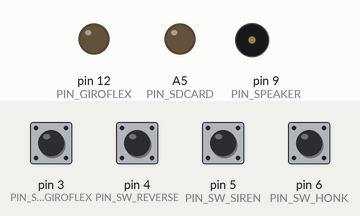
Bench run of a sketch on a simulated Arduino Uno, built with avr-gcc and run on an emulated ATmega328P. Parts: output pins drawn as LEDs (lit = HIGH), buzzer (waves = sounding). Inputs (shaded band) come from the test bench; at power-on: pin 3 (PIN_SW_GIROFLEX), pin 4 (PIN_SW_REVERSE), pin 5 (PIN_SW_SIREN), pin 6 (PIN_SW_HONK) HIGH. Storage starts empty; the audio player accepts every command and is not drawn.

Above: at 1.2 s.
1.3 s: pin 3 (PIN_SW_GIROFLEX) pulled LOW for 0.15 s
At 1.45 s:
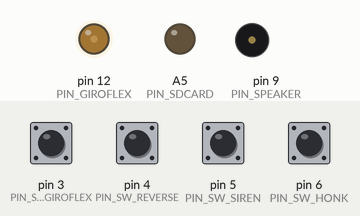
3.0 s: pin 4 (PIN_SW_REVERSE) pulled LOW for 0.15 s
At 3.7 s:
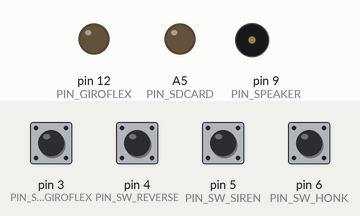
4.6 s: pin 5 (PIN_SW_SIREN) pulled LOW for 1 s
7.2 s: pin 5 (PIN_SW_SIREN) pulled LOW for 0.15 s
At 8.2 s:
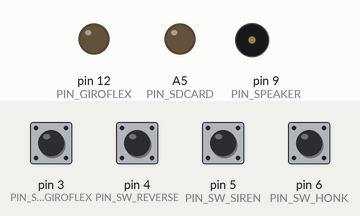
Timing chart, 0 to 10.0 s (numbered marks = the images above; inputs shaded):
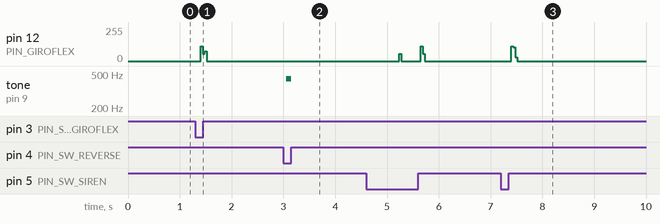

Measured:
- after the input at 1.3 s, pin 12 (PIN_GIROFLEX): 0/255 → 111/255 after 0.10 s, → 56/255 0.04 s later, → 74/255 0.04 s later, → 0/255 0.04 s later
- after the input at 3.0 s, tone on pin 9 (PIN_SPEAKER): silent → 440 Hz after 0.05 s, → silent 0.10 s later
- after the input at 7.2 s, pin 12 (PIN_GIROFLEX): 0/255 → 111/255 after 0.20 s, → 103/255 0.04 s later, → 27/255 0.04 s later, → 0/255 0.04 s later

The sketch:

motoca.ino
```cpp
// (licence header left out)
#define DISABLE_SPEAKER2
//#define DEBUG

#include <SD.h>
#include <TMRpcm.h>
#include <SPI.h>

#define PIN_SDCARD A5
#define PIN_SW_GIROFLEX 3       // a
#define PIN_SW_REVERSE 4        // b
#define PIN_SW_SIREN 5          // c
#define PIN_SW_HONK 6           // d
#define PIN_SPEAKER 9           // DON'T TOUCH
#define PIN_SENSOR_ECHO 10
#define PIN_SENSOR_TRIGGER 11
#define PIN_GIROFLEX 12

#ifdef DEBUG
#define DPRINT(x) Serial.print(x)
#define DPRINTLN(x) Serial.println(x)
#else
#define DPRINT(x)
#define DPRINTLN(x)
#endif

TMRpcm audio;   // create an object for use in this sketch
int giroflex_mode = 0;
int last_state = -1;
int count_siren = 0;

void setup() {
  pinMode(PIN_SW_GIROFLEX, INPUT_PULLUP);
  pinMode(PIN_SW_REVERSE, INPUT_PULLUP);
  pinMode(PIN_SW_SIREN, INPUT_PULLUP);
  pinMode(PIN_SW_HONK, INPUT_PULLUP);
  pinMode(PIN_SENSOR_ECHO, INPUT);
  pinMode(PIN_SENSOR_TRIGGER, OUTPUT);
  digitalWrite(PIN_SENSOR_TRIGGER, LOW);
  pinMode(PIN_GIROFLEX, OUTPUT);
  digitalWrite(PIN_GIROFLEX, LOW);
  pinMode(PIN_SPEAKER, OUTPUT);
  pinMode(PIN_SDCARD, OUTPUT);

#ifdef DEBUG
  Serial.begin(9600);
  while (!Serial) {
    ; // wait for serial port to connect. Needed for Arduino Micro
  }
#endif

  audio.speakerPin = PIN_SPEAKER;
  audio.setVolume(4);
  if (!SD.begin(PIN_SDCARD)) {
    DPRINTLN("SD fail");
    tone(PIN_SPEAKER, 392);
    delay(250);
    tone(PIN_SPEAKER, 262);
    delay(500);
    noTone(PIN_SPEAKER);
  } else {
    audio.play("start.wav");
    while (audio.isPlaying());
    audio.disable();
  }
  DPRINTLN("done setup");
}

void loop() {
  int state = 0;
  state += debounce(PIN_SW_GIROFLEX) << 3;
  state += debounce(PIN_SW_REVERSE)  << 2;
  state += debounce(PIN_SW_SIREN)    << 1;
  state += debounce(PIN_SW_HONK);

  if (last_state != state) {
    DPRINT("state: ");
    DPRINTLN(state);
  }
  last_state = state;

  switch (state) {
    case B0000:
      giroflex(0);
      reset_siren();
      audio.disable();
      noTone(PIN_SPEAKER);
      break;
    case B0011:
    case B0010:
    case B1010:
      if (count_siren < 10) {
        count_siren++;
        DPRINT("siren button hold :");
        DPRINTLN(count_siren);
      } else {
        giroflex(2);
        if (!audio.isPlaying())
          audio.play("s2.wav");
      }
      break;
    case B0101:
    case B0100:
    case B0110:
    case B0111:
      giroflex(0);
    case B1100:
    case B1101:
    case B1110:
    case B1111:
      count_siren = 0;
      audio.disable();
      parking();
      break;
    case B1000:
      reset_siren();
      audio.disable();
      noTone(PIN_SPEAKER);
      giroflex(5);
      break;
    case B0001:
      giroflex(0);
      reset_siren();
      if (!audio.isPlaying()) {
        audio.play("honk.wav");
        while (audio.isPlaying());
      }
      break;
    case B1001:
      reset_siren();
    case B1011:
      giroflex(5);
      if (!audio.isPlaying()) {
        audio.play("honk.wav");
        while (audio.isPlaying());
      }
      break;
  }
}

void reset_siren() {
  if (count_siren > 0 and count_siren < 10) {
    giroflex(3);
    audio.disable();
    audio.play("s1.wav");
    while (audio.isPlaying());
    giroflex(0);
  }
  count_siren = 0;
}

void parking() {
  DPRINTLN("parking");
  pinMode(PIN_SPEAKER, OUTPUT);
  noTone(PIN_SPEAKER);
  tone(PIN_SPEAKER, 440, 100);
  delay(500);

  while (digitalRead(PIN_SW_REVERSE) == LOW) {
    digitalWrite(PIN_SENSOR_TRIGGER, HIGH);
    delayMicroseconds(5);
    digitalWrite(PIN_SENSOR_TRIGGER, LOW);
    unsigned long int tt = pulseIn(PIN_SENSOR_ECHO, HIGH);
    if (tt > 2000) {
      noTone(PIN_SPEAKER);
      continue;
    }
    tt = (tt <  500) ? 500  : tt;
    int d = map(tt, 2000, 500, 500, 0);
    tone(PIN_SPEAKER, 440, 100);
    delay(d);
  }

  noTone(PIN_SPEAKER);
  DPRINTLN("no parking");
}

int debounce(int but) {
  int count = 0;
  do {
    delay(1);
    count++;
    if (count >= 50) {
      return 1;
    }
  } while (digitalRead(but) == LOW);
  return 0;
}

void giroflex(int target_mode) {
  /**
     MODE 0: OFF
     MODE 1: LEFT/RIGHT
     MODE 2: LEFT/RIGHT QUICKLY
     MODE 3: ALL FLASH
     MODE 4: BACK/FORTH
     MODE 5: BACK/FORTH QUICKLY
     MODE 6: MIXED
  */

  if (giroflex_mode == target_mode)
    return;

  DPRINT("giroflex mode ");
  DPRINTLN(target_mode);

  /*
   * audio can mess with timers so we wait for it to finish
   */
  while (audio.isPlaying());

  int i;
  for (i = giroflex_mode; i != target_mode; i = (i + 1) % 7) {
    digitalWrite(PIN_GIROFLEX, HIGH);
    delayMicroseconds(900);
    digitalWrite(PIN_GIROFLEX, LOW);
    delay(2);
    digitalWrite(PIN_GIROFLEX, HIGH);
    delayMicroseconds(2000);
    digitalWrite(PIN_GIROFLEX, LOW);
    delay(2);
    digitalWrite(PIN_GIROFLEX, HIGH);
    delayMicroseconds(900);
    digitalWrite(PIN_GIROFLEX, LOW);
    delay(2);
    digitalWrite(PIN_GIROFLEX, HIGH);
    delayMicroseconds(2000);
    digitalWrite(PIN_GIROFLEX, LOW);
    delay(2);
  }
  giroflex_mode = i;
}
```
